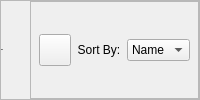
                  <widget class="QFrame" name="filesHeaderFrame">
                   <property name="frameShape">
                    <enum>QFrame::StyledPanel</enum>
                   </property>
                   <property name="frameShadow">
                    <enum>QFrame::Raised</enum>
                   </property>
                   <layout class="QHBoxLayout" name="horizontalLayout">
                    <property name="spacing">
                     <number>0</number>
                    </property>
                    <property name="leftMargin">
                     <number>0</number>
                    </property>
                    <property name="topMargin">
                     <number>0</number>
                    </property>
                    <property name="rightMargin">
                     <number>0</number>
                    </property>
                    <property name="bottomMargin">
                     <number>0</number>
                    </property>
                    <item>
                     <widget class="QLabel" name="filesLabel">
                      <property name="font">
                       <font>
                        <family>Segoe UI</family>
                        <pointsize>-1</pointsize>
                        <weight>75</weight>
                        <bold>true</bold>
                       </font>
                      </property>
                      <property name="styleSheet">
                       <string notr="true"/>
                      </property>
                      <property name="text">
                       <string>Files</string>
                      </property>
                     </widget>
                    </item>
                    <item alignment="Qt::AlignRight">
                     <widget class="QFrame" name="filesUtilityFrame">
                      <property name="frameShape">
                       <enum>QFrame::StyledPanel</enum>
                      </property>
                      <property name="frameShadow">
                       <enum>QFrame::Raised</enum>
                      </property>
                      <layout class="QHBoxLayout" name="horizontalLayout_2">
                       <property name="spacing">
                        <number>0</number>
                       </property>
                       <property name="leftMargin">
                        <number>8</number>
                       </property>
                       <property name="topMargin">
                        <number>0</number>
                       </property>
                       <property name="rightMargin">
                        <number>8</number>
                       </property>
                       <property name="bottomMargin">
                        <number>0</number>
                       </property>
                       <item>
                        <widget class="QPushButton" name="fileRefreshBtn">
                         <property name="minimumSize">
                          <size>
                           <width>32</width>
                           <height>32</height>
                          </size>
                         </property>
                         <property name="maximumSize">
                          <size>
                           <width>32</width>
                           <height>32</height>
                          </size>
                         </property>
                         <property name="text">
                          <string/>
                         </property>
                         <property name="icon">
                          <iconset resource="res.qrc">
                           <normaloff>:/icons/icons/cil-reload.png</normaloff>:/icons/icons/cil-reload.png</iconset>
                         </property>
                         <property name="iconSize">
                          <size>
                           <width>32</width>
                           <height>32</height>
                          </size>
                         </property>
                        </widget>
                       </item>
                       <item>
                        <widget class="QLabel" name="sortByLabel">
                         <property name="minimumSize">
                          <size>
                           <width>56</width>
                           <height>0</height>
                          </size>
                         </property>
                         <property name="text">
                          <string>Sort By:</string>
                         </property>
                         <property name="alignment">
                          <set>Qt::AlignCenter</set>
                         </property>
                        </widget>
                       </item>
                       <item>
                        <widget class="QComboBox" name="filesSortComboBox">
                         <property name="minimumSize">
                          <size>
                           <width>0</width>
                           <height>0</height>
                          </size>
                         </property>
                         <item>
                          <property name="text">
                           <string>Name</string>
                          </property>
                         </item>
                         <item>
                          <property name="text">
                           <string>Type</string>
                          </property>
                         </item>
                         <item>
                          <property name="text">
                           <string>Size</string>
                          </property>
                         </item>
                         <item>
                          <property name="text">
                           <string>Time</string>
                          </property>
                         </item>
                        </widget>
                       </item>
                      </layout>
                     </widget>
                    </item>
                   </layout>
                  </widget>
